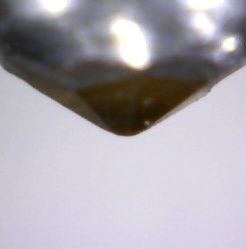
#> input picture dataset/zoom_needle/b_needle_1.jpg, 246 x 249 px
$ jupyter execute --allow-errors filter_img.ipynb
#> lines starting #> are read from the running program, lines starting #| are printed output that depends on the picture
[cell 1]
import cv2 as cv
from matplotlib import pyplot as plt
import numpy as np
import math
import pandas as pd

[cell 2]
img = cv.imread('..//dataset/zoom_needle/b_needle_1.jpg', cv.IMREAD_GRAYSCALE)
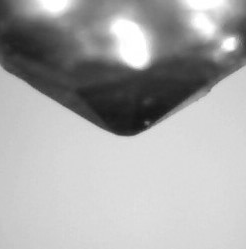
#> img: shape (249, 246); min 21, max 255, mean 169.2

[cell 3]
img

[cell 4]
height, weight = img.shape[:]
#> height = 249; weight = 246

[cell 5]
i_min, i_max = cv.minMaxLoc(img)[:2]
#> i_min = 21; i_max = 255

[cell 6]
img.shape[:]
#> Out = (249, 246)

[cell 7]
from PIL import Image
# изображение перевернуто на 270 градусов, так же является чб
i = Image.open("..//dataset/zoom_needle/b_needle_1.jpg")
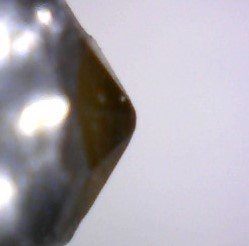
#> i: PIL image 249x246 RGB; mean R, G, B 171.5, 166.9, 174.7

[cell 8]
n = np.array(i) # массив интенсивности пикселей

[cell 9]
n.size
#> Out = 183762

[cell 10]
# im = Image.open("output.png")
rgb_im = i.convert('RGB')
color = rgb_im.getcolors()
#> color = None
# print('Цвета', color)
path = (197, 0, 0)
border = (0, 50, 0)


for x in range(i.size[1]):
    for y in range(i.size[0]):
        pix = rgb_im.getpixel((y, x))
        if pix == path:
            print(f"Цвет: {path}, координаты: {y},{x}!")

[cell 11]
a = [[21, 2],[2,3]]

[cell 12]
len(np.array(a))

[cell 13]
arr_one_line = np.reshape(a, (1,-1))[0]
h_p = np.max(abs(arr_one_line-2))

[cell 14]
sum((arr_one_line))

[cell 15]
# Даня передает массив линий, пиксель и двумерный или тремерный массив

#> (a cell that did not finish here is left out)

[cell 17]
def h_c(array_line):
    s = len(array_line)
    h_c = (1/l_c())*sum(np.array([h_p]))

#> (a cell that did not finish here is left out)

[cell 19]
class Pixel:
    # [5 lines left out: function __init__, not called in this run]

    def set_district_intensitys(self, neighbourhood_intensity: np.ndarray):
        self.district_intensities = np.array(neighbourhood_intensity).reshape(1, -1)

[cell 20]
def filter_prewitt(img):
    """
    Функция реализует работу оператора Приютти и возвращает изображение с выделенными границами иглы

    img - исходное изображение;
    """
    img_gray = cv.cvtColor(img, cv.COLOR_BGR2GRAY)

    x = np.array([[0,-1,0],[-1,4,-1],[0,-1,0]])
    y = np.array([[-1,-1,-1],[-1,8,-1],[-1,-1,-1]])

    img_prewitt_x = cv.filter2D(img_gray, -1, x)
    img_prewitt_y = cv.filter2D(img_gray, -1, y)

    img_prewitt = img_prewitt_x + img_prewitt_y

    ret, thresh = cv.threshold(img_prewitt, 150, 255, cv.THRESH_BINARY)
    contours, hierarchy = cv.findContours(image=thresh, mode=cv.RETR_TREE, method=cv.CHAIN_APPROX_NONE)

    return contours

[cell 21]
def draw_borders(img):
    """
    Функция для отрисовки исходной картинки и границ иглы при помощи фильтра Кэнни

    img - исходная картинка
    """
    img_filter = filter_prewitt(img)
    plt.figure(figsize=(13, 13))
    plt.subplot(121), plt.imshow(img, cmap='gray')
    plt.title('Черно-белая картинка')
    plt.subplot(122), plt.imshow(img_filter, cmap='gray')
    plt.title('Границы алмазной иглы')
    plt.show()

### Пример 1

Алмазная игла, где кончик иглы четко разлечим

[cell 22]
img_1 = cv.imread('..//dataset/zoom_needle/b_needle_1.jpg', cv.IMREAD_GRAYSCALE)

#> (a cell that did not finish here is left out)

[cell 24]
# [22 lines left out: function draw_borders, not called in this run]

#> (a cell that did not finish here is left out)

#> (a cell that did not finish here is left out)

#### Повышение контрастности ЧБ изображения
Попробуем улучшить результат работы фильтра, изменяя контрастность черно-белой картинки

[cell 27]
# [12 lines left out: function calc_gray_hist, not called in this run]

[cell 28]
def gray_hist(img):
    """
    Функция для отрисовки гистограммы распределения серого на картинке

    img - исходная картинка
    """
    height, weight = img.shape[:2]
    pixelSequence = img.reshape([height * weight, ])
    numberBins = 256
    histogram, bins, patch = plt.hist(pixelSequence, numberBins,
                                      facecolor='black', histtype='bar')
    plt.xlabel("gray label")
    plt.ylabel("number of pixels")
    plt.axis([0, 255, 0, np.max(histogram)])
    plt.show()

**1. Cпособ улучшения картинки**

***Нормализация гистограммы***

которая представляет собой метод линейного преобразования, который автоматически выбирает значения a и b, где

$a = \frac{O_{max}-O_{min}}{I_{max}-I_{min}},b=O_{min}-\frac{O_{max}-O_{min}}{I_{max}-I_{min}}*I_{min}$,

где
- $O_{max},O_{min}$ - минимальный уровень серого и максимальный уровень серого, отображаемые в исходном изображении
- $I_{max},I_{min}$- минимальный уровень серого и максимальный уровень серого, заданный самостоятельно

*Замечание:*

Если $a > 1$, коэффициент контрастности выходного изображения увеличивается, если $0 < a < 1$, коэффициент контрастности уменьшается маленький.

Изменение значения $b$ влияет на яркость выходного изображения. При $b > 0$ яркость увеличивается, а при $b < 0$ яркость уменьшается.

[cell 29]
def normaliz_hist(img):
    """
    Функция для нормализации гистограммы распределения серого на картинке

    img - исходная картинка
    """
    i_min, i_max = cv.minMaxLoc(img)[:2]
    o_min, o_max = 0, 255

     # Рассчитать значения a и b
    a = float(o_max - o_min) / (i_max - i_min)
    b = o_min - a * i_min

    out = a * img + b
    out = out.astype(np.uint8)
    return out

**2. Cпособ улучшения картинки**

***Глобальное выравнивание гистограммы***

Реализация выравнивания гистограммы в основном делится на четыре этапа:
1. Рассчитайте гистограмму градаций серого изображения
2. Рассчитать кумулятивную гистограмму серой гистограммы
3. Соотношение между уровнем серого на входе и уровнем серого на выходе
4. Циклически выводить уровень серого каждого пикселя изображения в соответствии с соотношением отображения

Соотношение сопоставления:

$q=\frac{\sum_{k=0}^{p}hist_{I}(k)}{H*W}*256-1$

Где q - выходной пиксель, а p - входной пиксель.

Можно так понять, $\frac{\sum_{k=0}^{p}hist_{I}(k)}{H*W}$

Этот термин эквивалентен гистограмме совокупной вероятности гистограммы градаций серого (в диапазоне от 0 до 1), а затем увеличивает диапазон до 0–255, чтобы получить пиксели выходного изображения.

[cell 30]
def equal_hist(img):
    return cv.equalizeHist(img)

**3. Cпособ улучшения картинки**

***Адаптивная коррекция гистограммы с ограниченным контрастом***

Адаптивное выравнивание гистограммы сначала делит изображение на непересекающиеся региональные блоки, а затем выполняет выравнивание гистограммы для каждого блока отдельно. Очевидно, что при отсутствии шума гистограмма в градациях серого для каждой небольшой области будет ограничена небольшим диапазоном градаций серого, но при наличии шума после выполнения выравнивания гистограммы для каждого блока разделенной области, Шум будет усиливаться.

Во избежание появления шума предлагается «Ограничение контраста» (Contrast Limiting). Если интервал гистограммы заранее превышает предварительно установленный «предел контраста», он будет обрезан, а затем обрезанная часть будет равномерно распределена между другими Бин, тем самым восстанавливая гистограмму. Далее вводится функция выравнивания адаптивной гистограммы для ограничения контраста, реализованная OpenCV,

[cell 31]
def additive_correct(img):
    new_img = cv.resize(img, None, fx=0.5, fy=0.5)
     # Создать объект CLAHE
    clahe = cv.createCLAHE(clipLimit=2.0, tileGridSize=(8, 8))

     # Адаптивное пороговое выравнивание для ограничения контраста
    dst = clahe.apply(new_img)
    return dst

**1. Нормализация гистограммы серого**

*Пример 1*

[cell 32]
img_1_normaliz = normaliz_hist(img_1)
#> in normaliz_hist, `i_min, i_max = cv.minMaxLoc(img)[:2]`: i_min = 21; i_max = 255
#> in normaliz_hist, `a = float(o_max - o_min) / (i_max - i_min)`: a = 1.09
#> in normaliz_hist, `b = o_min - a * i_min`: b = -22.88
gray_hist(img_1)
#> in gray_hist, `histogram, bins, patch = plt.hist(pixelSequence, numberBins, facecolor..`: histogram = 256 values, max 4191 at index 216, min 0 at index 11, mean 239.3; bins = 257 values from 21 to 255; patch = 256 items
gray_hist(img_1_normaliz)

#> (a cell that did not finish here is left out)

**2. Глобальное выравнивание гистограммы**

*Пример 1*

[cell 34]
img_1_equal = equal_hist(img_1)
#> in equal_hist, `return cv.equalizeHist(img)`:
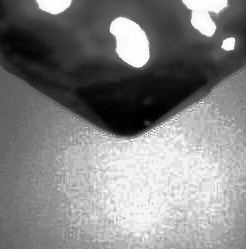
#> returned value: shape (249, 246); min 0, max 255, mean 130.4
gray_hist(img_1)
gray_hist(img_1_equal)

#> (a cell that did not finish here is left out)

**3. Cпособ улучшения картинки**

*Пример 1*

[cell 36]
img_1_dst = additive_correct(img_1)
#> in additive_correct, `dst = clahe.apply(new_img)`:
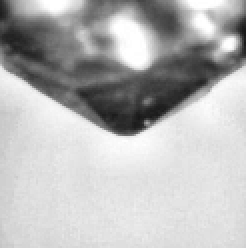
#> dst: shape (124, 123) (shown 2 times larger); min 23, max 255, mean 182.9
gray_hist(img_1)
gray_hist(img_1_dst)

#> (a cell that did not finish here is left out)

### Пример 2

На фоне имеются другие объекты, цвет кончика иглы и фон находятся в одной цветовой гамме

[cell 38]
img_2 = cv.imread('..//dataset/zoom_needle/b_needle_2.jpg', cv.IMREAD_GRAYSCALE)
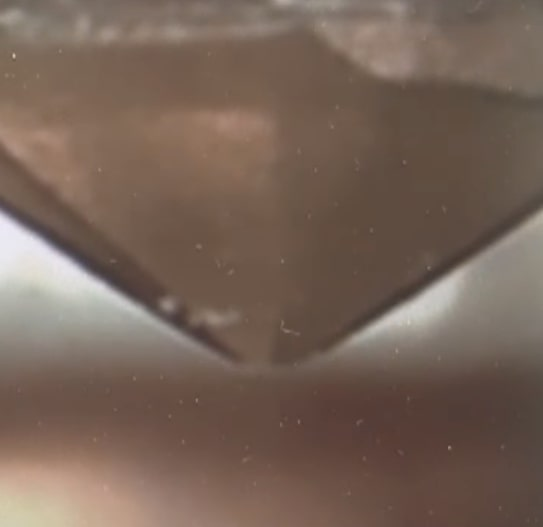
#> input picture dataset/zoom_needle/b_needle_2.jpg, 543 x 527 px
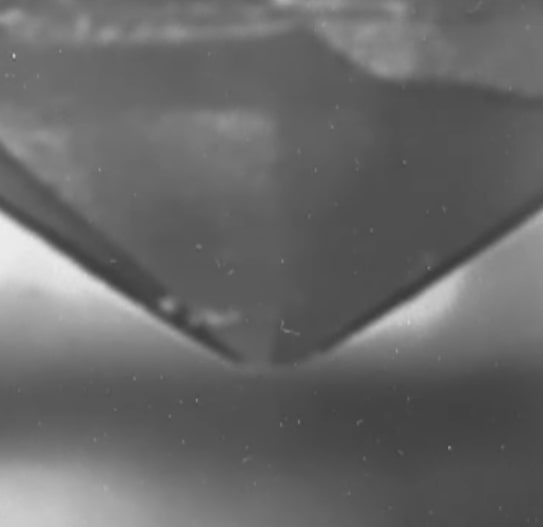
#> img_2: shape (527, 543); min 59, max 236, mean 104.3

#> (a cell that did not finish here is left out)

**1. Нормализация гистограммы серого**

*Пример 2*

[cell 40]
img_2_normaliz = normaliz_hist(img_2)
#> in normaliz_hist (call 2), `i_min, i_max = cv.minMaxLoc(img)[:2]`: i_min = 59; i_max = 236
#> in normaliz_hist (call 2), `a = float(o_max - o_min) / (i_max - i_min)`: a = 1.44
#> in normaliz_hist (call 2), `b = o_min - a * i_min`: b = -85
#> in normaliz_hist (call 2), `out = a * img + b`:
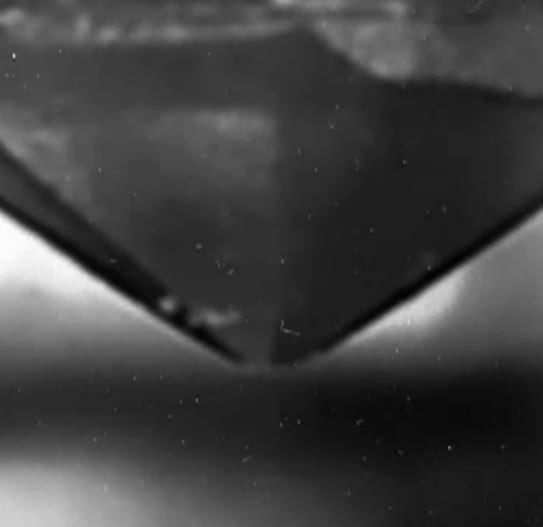
#> out: shape (527, 543) float64; min 0, max 255, mean 65.3
gray_hist(img_2)
gray_hist(img_2_normaliz)

#> (a cell that did not finish here is left out)

**2. Глобальное выравнивание гистограммы**

*Пример 2*

[cell 42]
img_2_equal = equal_hist(img_2)
#> in equal_hist (call 2), `return cv.equalizeHist(img)`:
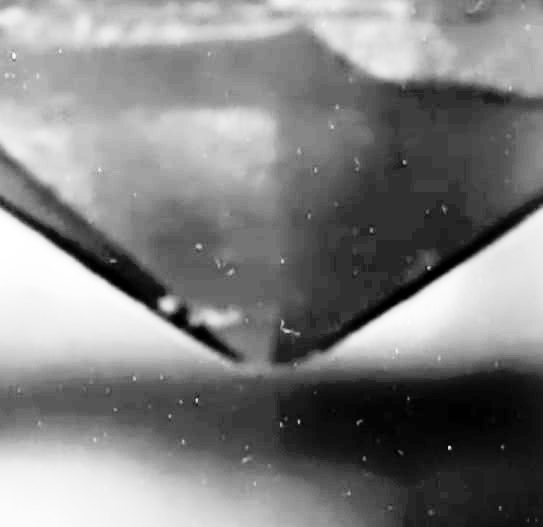
#> returned value: shape (527, 543); min 0, max 255, mean 129.3
gray_hist(img_2)
gray_hist(img_2_equal)

#> (a cell that did not finish here is left out)

**3. Cпособ улучшения картинки**

*Пример 2*

[cell 44]
img_2_dst = additive_correct(img_2)
#> in additive_correct (call 2), `dst = clahe.apply(new_img)`:
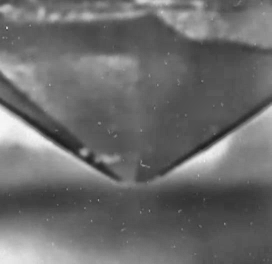
#> dst: shape (264, 272); min 29, max 246, mean 107.5
gray_hist(img_2)
gray_hist(img_2_dst)
#> in gray_hist (call 12), `histogram, bins, patch = plt.hist(pixelSequence, numberBins, facecolor..`: histogram = 256 values, max 1771 at index 64, min 0 at index 1, mean 280.5; bins = 257 values from 29 to 246
#> in gray_hist (call 12), `plt.show()`:
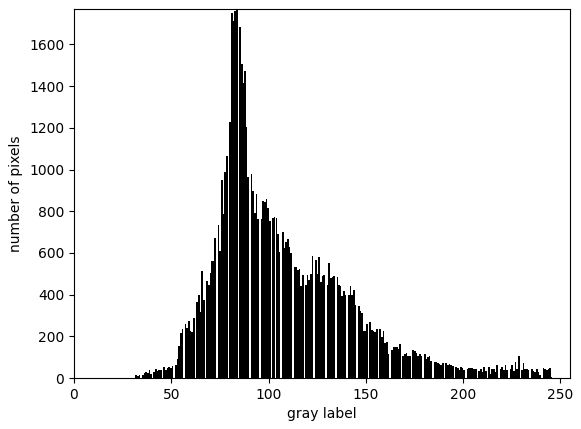
#> figure drawn by matplotlib, 1 panel; tallest bar 1771 high, from x = 83.25 to 84.1
